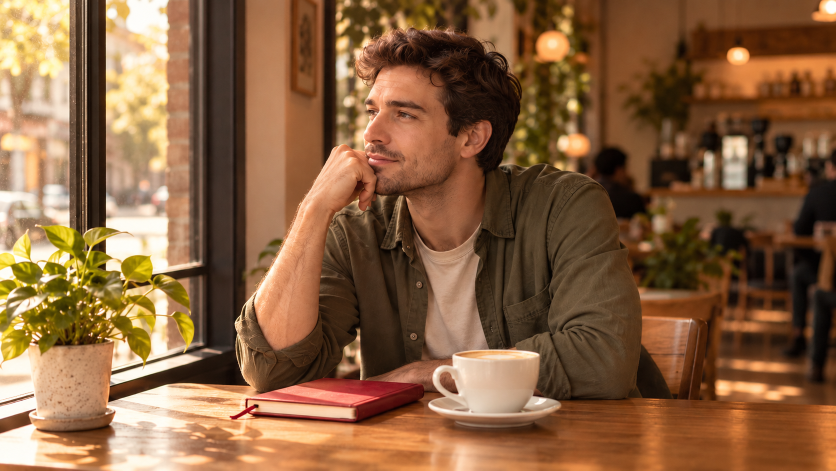
#> input picture B/masters/creative-preset-0.png, 1672 x 941 px, given in place of creative-preset-0.webp, which was not available (shown at 1/2 size)
$ python prepare_images.py
#> lines starting #> are read from the running program, lines starting #| are printed output that depends on the picture; pictures that were not available may be replaced by others from this repository, and a replacement may not be noted
#!/usr/bin/env python3
"""Size/layout derivatives only. Never retouch, recolor, or create artwork."""
import json,shutil,math
from pathlib import Path
from PIL import Image,ImageOps,ImageDraw
ROOT=Path(__file__).resolve().parents[1]
def fit(im,size=(1536,864)):
    inner=(size[0]-2*math.ceil(size[0]*.08),size[1]-2*math.ceil(size[1]*.08))
    small=ImageOps.contain(im.convert('RGB'),inner,Image.Resampling.LANCZOS)
    out=Image.new('RGB',size,(28,30,34));out.paste(small,((size[0]-small.width)//2,(size[1]-small.height)//2));return out
def main():
    for p in sorted((ROOT/'B/results').glob('creative-preset-*.json')):
        j=json.loads(p.read_text())
        if not j.get('path') or j.get('version')!='B':continue
        aid=j['id'];dst=ROOT/'B/masters'/f'{aid}.png';shutil.copy2(j['path'],dst)
        with Image.open(dst) as im:
            card=fit(im);card.save(ROOT/'B/cards'/f'{aid}.webp',quality=94,method=6)
            card.resize((640,360),Image.Resampling.LANCZOS).save(ROOT/'B/thumbs'/f'{aid}.webp',quality=88,method=6)
    available=[]
    for i in range(27):
        aid=f'creative-preset-{i}';bp=ROOT/'B/thumbs'/f'{aid}.webp'
        if not bp.exists():continue
        available.append(i)
        pair=Image.new('RGB',(1280,400),'#202226');d=ImageDraw.Draw(pair)
#> after `pair = Image.new('RGB', (1280, 400), '#202226')`:
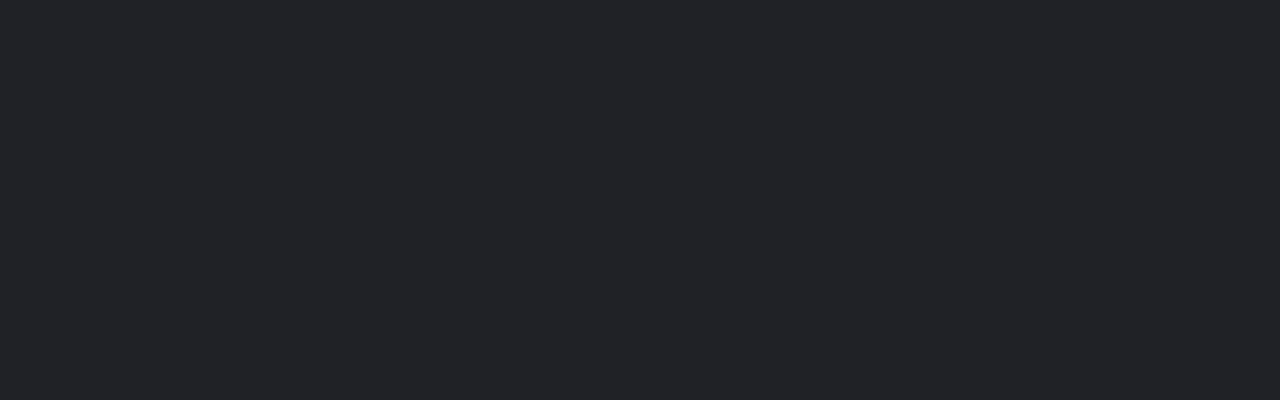
#> pair: PIL image 1280x400 RGB; mean R, G, B 32, 34, 38
        for n,v in enumerate(['A','B']):
            pair.paste(Image.open(ROOT/v/'thumbs'/f'{aid}.webp').convert('RGB'),(n*640,40));d.text((n*640+16,14),f'{aid} | {v}',fill='white')
#> after `pair.paste(Image.open(ROOT / v / 'thumbs' / f'{aid}.webp').convert('RG`:
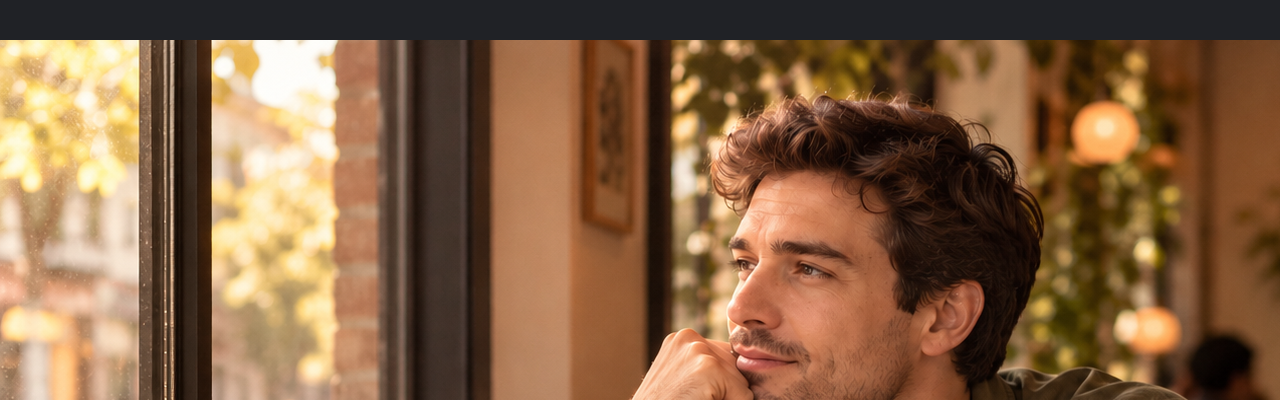
#> pair: PIL image 1280x400 RGB; mean R, G, B 131.4, 97.5, 67.9
        pair.save(ROOT/'reviews/pairs'/f'{aid}.jpg',quality=94)
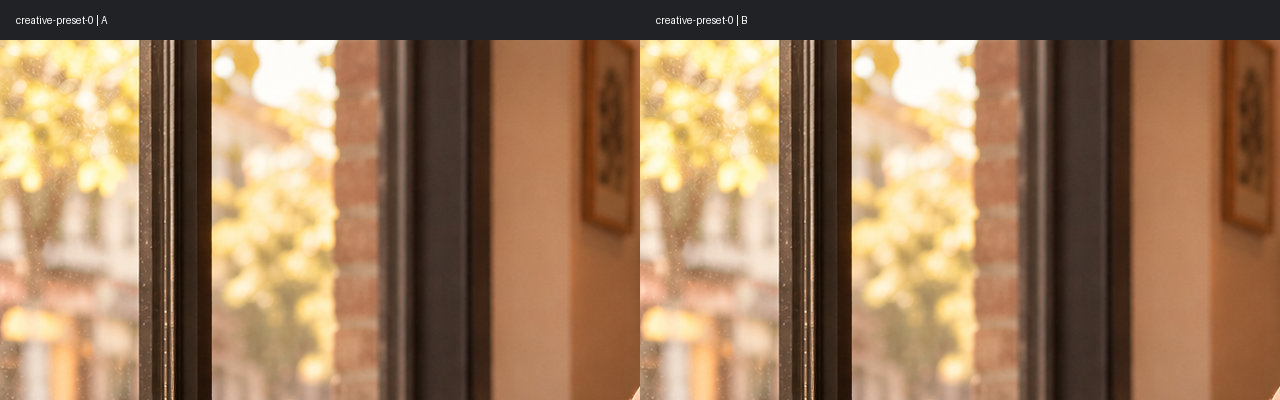
#> saved as creative-preset-0.jpg: PIL image 1280x400 RGB; mean R, G, B 152.3, 121, 90.9
    groups={'first-six':[0,12,19,18,23,26],'filters':list(range(11)),'skin':list(range(11,17)),'functions':list(range(17,27))}
    for name,nums in groups.items():
        nums=[i for i in nums if i in available]
        if not nums:continue
        sheet=Image.new('RGB',(1280,len(nums)*400),'#202226')
        for n,i in enumerate(nums):sheet.paste(Image.open(ROOT/'reviews/pairs'/f'creative-preset-{i}.jpg'),(0,n*400))
        sheet.save(ROOT/'reviews'/f'{name}-ab.jpg',quality=93)
    print(json.dumps({'B_masters':len(available),'AB_pairs':len(available)}))
if __name__=='__main__':main()
